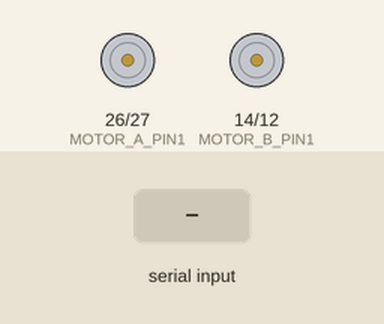
Recording of a sketch running on a simulated ESP32. Shown: motor-driver pin pairs drawn as motors (green arrow = first pin HIGH = forward, orange = second pin HIGH = backward, longer = more drive, scaled by the enable pin). The inputs (shaded band) are chosen by the test bench. Nothing arrives over Bluetooth unless stated.

Above: at 1.2 s.
1.3 s: "F" received over the second serial link
At 2.5 s:
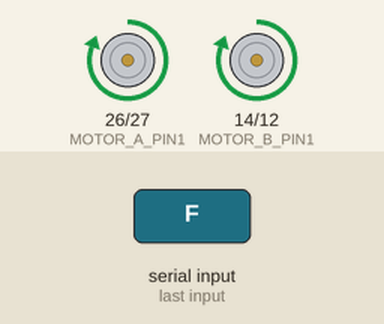
2.8 s: "B" received over the second serial link
At 3.7 s:
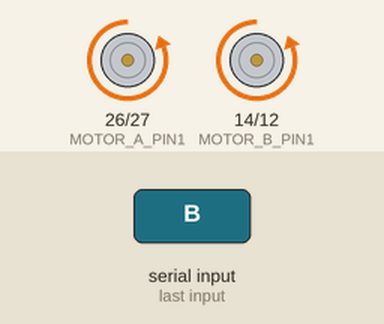
4.3 s: "L" received over the second serial link
At 4.9 s:
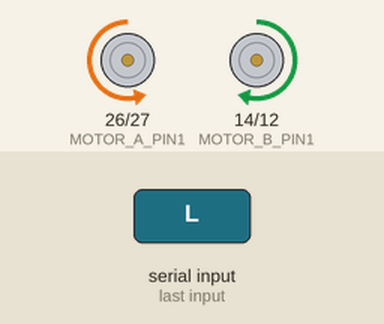
5.8 s: "R" received over the second serial link
At 7.0 s:
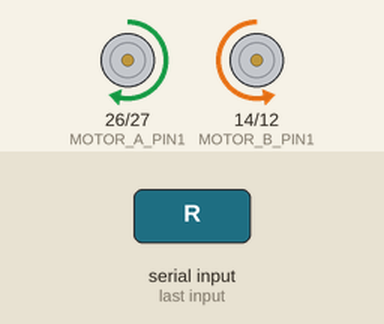
7.3 s: "S" received over the second serial link
At 8.4 s:
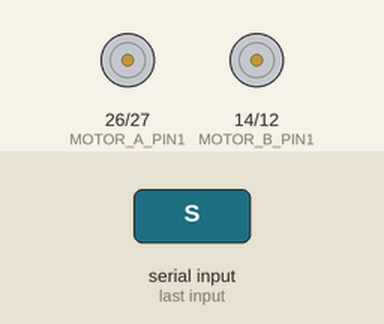
8.8 s: "F" received over the second serial link
At 9.5 s:
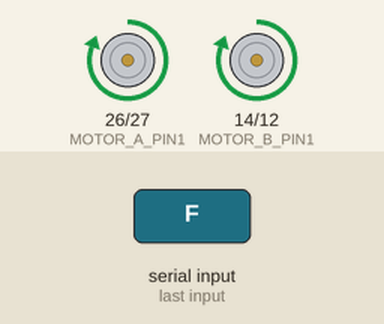
Timing chart, 0 to 11.3 s (numbered marks = the images above; inputs shaded):
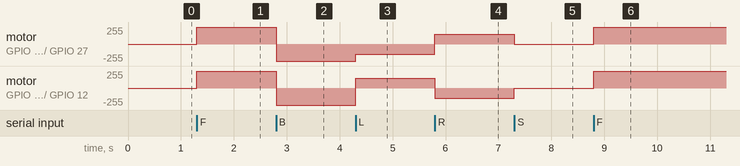

Measured:
- after the input at 1.3 s, motor on GPIO 26 (MOTOR_A_PIN1) / GPIO 27 (MOTOR_A_PIN2), motor on GPIO 14 (MOTOR_B_PIN1) / GPIO 12 (MOTOR_B_PIN2): stopped → forward 255/255 at once
- after the input at 2.8 s, motor on GPIO 26 (MOTOR_A_PIN1) / GPIO 27 (MOTOR_A_PIN2), motor on GPIO 14 (MOTOR_B_PIN1) / GPIO 12 (MOTOR_B_PIN2): forward 255/255 → backward 255/255 at once
- after the input at 4.3 s, motor on GPIO 26 (MOTOR_A_PIN1) / GPIO 27 (MOTOR_A_PIN2): backward 255/255 → backward 150/255 at once; motor on GPIO 14 (MOTOR_B_PIN1) / GPIO 12 (MOTOR_B_PIN2): backward 255/255 → forward 150/255 at once
- after the input at 5.8 s, motor on GPIO 26 (MOTOR_A_PIN1) / GPIO 27 (MOTOR_A_PIN2): backward 150/255 → forward 150/255 at once; motor on GPIO 14 (MOTOR_B_PIN1) / GPIO 12 (MOTOR_B_PIN2): forward 150/255 → backward 150/255 at once
- after the input at 7.3 s, motor on GPIO 26 (MOTOR_A_PIN1) / GPIO 27 (MOTOR_A_PIN2): forward 150/255 → stopped at once; motor on GPIO 14 (MOTOR_B_PIN1) / GPIO 12 (MOTOR_B_PIN2): backward 150/255 → stopped at once
- after the input at 8.8 s, motor on GPIO 26 (MOTOR_A_PIN1) / GPIO 27 (MOTOR_A_PIN2), motor on GPIO 14 (MOTOR_B_PIN1) / GPIO 12 (MOTOR_B_PIN2): stopped → forward 255/255 at once

The sketch:

rc_car.ino
```cpp
#include <BluetoothSerial.h>

// Define motor pins
#define MOTOR_A_PIN1  26
#define MOTOR_A_PIN2  27
#define MOTOR_B_PIN1  14
#define MOTOR_B_PIN2  12
#define ENA_PIN       25 // PWM capable pin
#define ENB_PIN       13 // PWM capable pin

BluetoothSerial SerialBT;

void setup() {
  // Initialize Serial port for debugging
  Serial.begin(115200);

  // Initialize Bluetooth serial communication
  SerialBT.begin("ESP32_RC_Car");

  // Set motor pins as outputs
  pinMode(MOTOR_A_PIN1, OUTPUT);
  pinMode(MOTOR_A_PIN2, OUTPUT);
  pinMode(MOTOR_B_PIN1, OUTPUT);
  pinMode(MOTOR_B_PIN2, OUTPUT);

  // Set ENA and ENB pins as outputs
  pinMode(ENA_PIN, OUTPUT);
  pinMode(ENB_PIN, OUTPUT);

  // Stop the motors initially
  stopMotors();
}

void loop() {
  if (SerialBT.available()) {
    char command = SerialBT.read();

    // Interpret received commands
    switch (command) {
      case 'F': // Move forward
        moveForward();
        break;
      case 'B': // Move backward
        moveBackward();
        break;
      case 'L': // Turn left
        turnLeft();
        break;
      case 'R': // Turn right
        turnRight();
        break;
      case 'S': // Stop
        stopMotors();
        break;
      default:
        break;
    }
  }
}

void moveForward() {
  digitalWrite(MOTOR_A_PIN1, HIGH);
  digitalWrite(MOTOR_A_PIN2, LOW);
  digitalWrite(MOTOR_B_PIN1, HIGH);
  digitalWrite(MOTOR_B_PIN2, LOW);
  analogWrite(ENA_PIN, 255); // Full speed
  analogWrite(ENB_PIN, 255); // Full speed
}

void moveBackward() {
  digitalWrite(MOTOR_A_PIN1, LOW);
  digitalWrite(MOTOR_A_PIN2, HIGH);
  digitalWrite(MOTOR_B_PIN1, LOW);
  digitalWrite(MOTOR_B_PIN2, HIGH);
  analogWrite(ENA_PIN, 255); // Full speed
  analogWrite(ENB_PIN, 255); // Full speed
}

void turnLeft() {
  digitalWrite(MOTOR_A_PIN1, LOW);
  digitalWrite(MOTOR_A_PIN2, HIGH);
  digitalWrite(MOTOR_B_PIN1, HIGH);
  digitalWrite(MOTOR_B_PIN2, LOW);
  analogWrite(ENA_PIN, 150); // Adjust speed as needed
  analogWrite(ENB_PIN, 150); // Adjust speed as needed
}

void turnRight() {
  digitalWrite(MOTOR_A_PIN1, HIGH);
  digitalWrite(MOTOR_A_PIN2, LOW);
  digitalWrite(MOTOR_B_PIN1, LOW);
  digitalWrite(MOTOR_B_PIN2, HIGH);
  analogWrite(ENA_PIN, 150); // Adjust speed as needed
  analogWrite(ENB_PIN, 150); // Adjust speed as needed
}

void stopMotors() {
  digitalWrite(MOTOR_A_PIN1, LOW);
  digitalWrite(MOTOR_A_PIN2, LOW);
  digitalWrite(MOTOR_B_PIN1, LOW);
  digitalWrite(MOTOR_B_PIN2, LOW);
}
```
